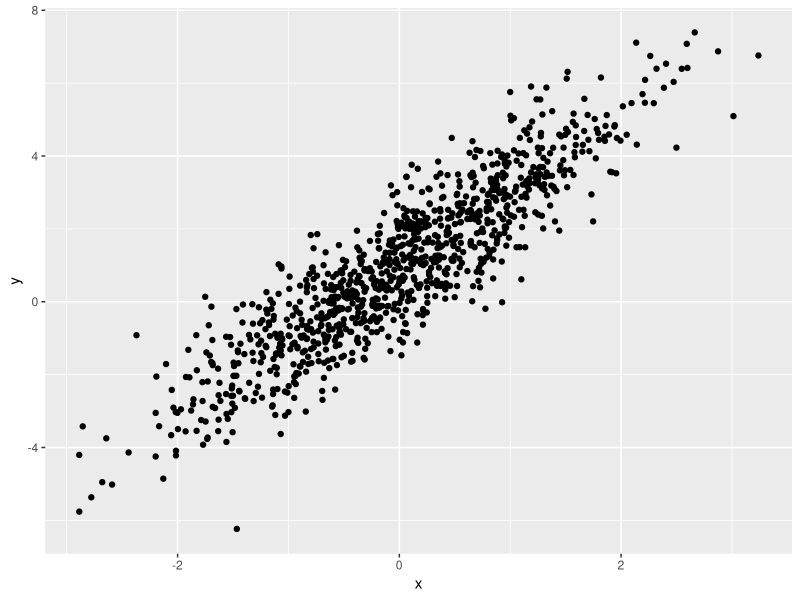
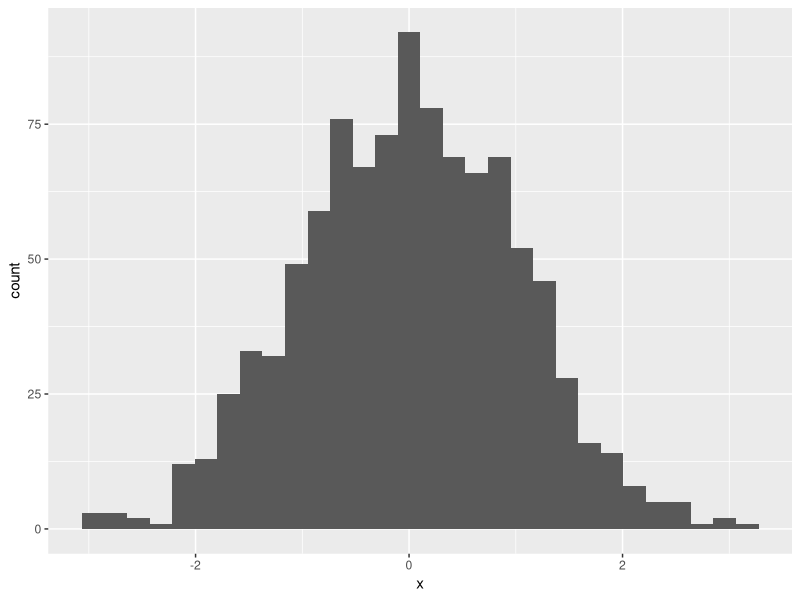
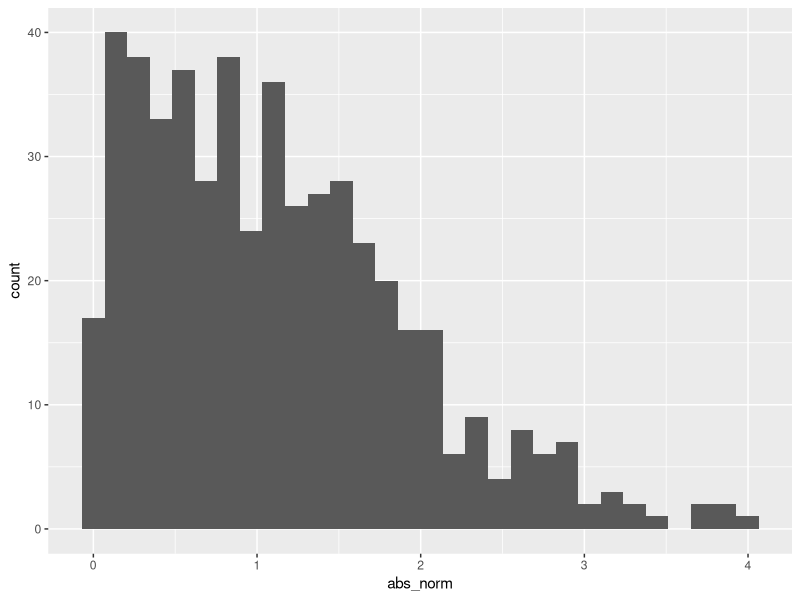

Reproduce these figures in R, in order.
## ---- chunk 1
library(tidyverse)
## ---- chunk 2
samp = rnorm(100)
length(samp)
## ---- chunk 3
plot_df = 
  tibble(
    x = rnorm(n = 1000), # x is normal distribution
    y = 1 + 2 * x + rnorm(n = 1000)
  )

ggplot(plot_df, aes(x = x, y = y)) + geom_point()
## ---- chunk 4
ggplot(plot_df, aes(x = x)) + geom_histogram()
## ---- chunk 5
la_df = 
  tibble(
    norm = rnorm(n = 500, mean = 1), # x is normal distribution
    logical = norm > 0,
    abs_norm = abs(norm)
  )

ggplot(la_df, aes(x = abs_norm)) + geom_histogram()
